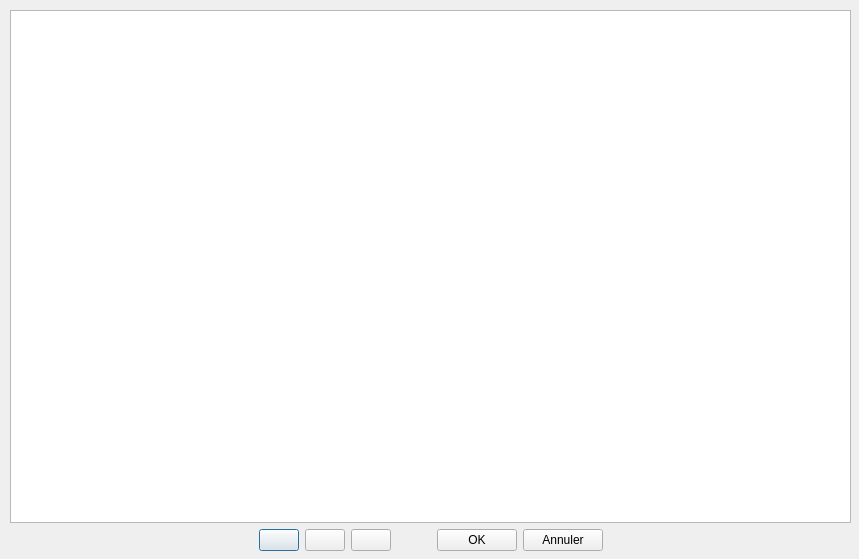
<?xml version="1.0" encoding="UTF-8"?>
<ui version="4.0">
 <class>CFenetreGestionProduit</class>
 <widget class="QDialog" name="CFenetreGestionProduit">
  <property name="geometry">
   <rect>
    <x>0</x>
    <y>0</y>
    <width>859</width>
    <height>559</height>
   </rect>
  </property>
  <property name="windowTitle">
   <string>KFet - Gestion de produit</string>
  </property>
  <property name="modal">
   <bool>true</bool>
  </property>
  <widget class="QWidget" name="verticalLayoutWidget_2">
   <property name="geometry">
    <rect>
     <x>10</x>
     <y>10</y>
     <width>841</width>
     <height>541</height>
    </rect>
   </property>
   <layout class="QVBoxLayout" name="verticalLayout_2">
    <item>
     <widget class="QTableWidget" name="ptwFGPtableProduct">
      <property name="alternatingRowColors">
       <bool>true</bool>
      </property>
      <property name="selectionMode">
       <enum>QAbstractItemView::SingleSelection</enum>
      </property>
      <property name="selectionBehavior">
       <enum>QAbstractItemView::SelectRows</enum>
      </property>
      <property name="textElideMode">
       <enum>Qt::ElideNone</enum>
      </property>
      <property name="sortingEnabled">
       <bool>true</bool>
      </property>
      <attribute name="horizontalHeaderCascadingSectionResizes">
       <bool>false</bool>
      </attribute>
      <attribute name="horizontalHeaderStretchLastSection">
       <bool>true</bool>
      </attribute>
      <attribute name="verticalHeaderVisible">
       <bool>false</bool>
      </attribute>
      <attribute name="verticalHeaderCascadingSectionResizes">
       <bool>true</bool>
      </attribute>
      <attribute name="verticalHeaderShowSortIndicator" stdset="0">
       <bool>false</bool>
      </attribute>
      <attribute name="verticalHeaderStretchLastSection">
       <bool>false</bool>
      </attribute>
     </widget>
    </item>
    <item>
     <layout class="QHBoxLayout" name="horizontalLayout">
      <item>
       <spacer name="horizontalSpacer_3">
        <property name="orientation">
         <enum>Qt::Horizontal</enum>
        </property>
        <property name="sizeHint" stdset="0">
         <size>
          <width>40</width>
          <height>20</height>
         </size>
        </property>
       </spacer>
      </item>
      <item>
       <layout class="QHBoxLayout" name="horizontalLayout_3">
        <item>
         <widget class="QPushButton" name="ppbFGPajouter">
          <property name="toolTip">
           <string>Ajouter</string>
          </property>
          <property name="text">
           <string/>
          </property>
          <property name="iconSize">
           <size>
            <width>48</width>
            <height>48</height>
           </size>
          </property>
         </widget>
        </item>
        <item>
         <widget class="QPushButton" name="ppbFGPsupprimer">
          <property name="toolTip">
           <string>Supprimer</string>
          </property>
          <property name="text">
           <string/>
          </property>
          <property name="iconSize">
           <size>
            <width>48</width>
            <height>48</height>
           </size>
          </property>
         </widget>
        </item>
        <item>
         <widget class="QPushButton" name="ppbFGPhistorique">
          <property name="toolTip">
           <string>Historique</string>
          </property>
          <property name="text">
           <string/>
          </property>
          <property name="iconSize">
           <size>
            <width>48</width>
            <height>48</height>
           </size>
          </property>
         </widget>
        </item>
       </layout>
      </item>
      <item>
       <spacer name="horizontalSpacer">
        <property name="orientation">
         <enum>Qt::Horizontal</enum>
        </property>
        <property name="sizeType">
         <enum>QSizePolicy::Fixed</enum>
        </property>
        <property name="sizeHint" stdset="0">
         <size>
          <width>40</width>
          <height>20</height>
         </size>
        </property>
       </spacer>
      </item>
      <item>
       <widget class="QPushButton" name="ppbFGPok">
        <property name="text">
         <string>OK</string>
        </property>
       </widget>
      </item>
      <item>
       <widget class="QPushButton" name="ppbFGPannuler">
        <property name="text">
         <string>Annuler</string>
        </property>
       </widget>
      </item>
      <item>
       <spacer name="horizontalSpacer_2">
        <property name="orientation">
         <enum>Qt::Horizontal</enum>
        </property>
        <property name="sizeType">
         <enum>QSizePolicy::MinimumExpanding</enum>
        </property>
        <property name="sizeHint" stdset="0">
         <size>
          <width>40</width>
          <height>20</height>
         </size>
        </property>
       </spacer>
      </item>
     </layout>
    </item>
   </layout>
  </widget>
 </widget>
 <resources/>
 <connections>
  <connection>
   <sender>ppbFGPannuler</sender>
   <signal>clicked()</signal>
   <receiver>CFenetreGestionProduit</receiver>
   <slot>close()</slot>
   <hints>
    <hint type="sourcelabel">
     <x>392</x>
     <y>552</y>
    </hint>
    <hint type="destinationlabel">
     <x>220</x>
     <y>283</y>
    </hint>
   </hints>
  </connection>
 </connections>
</ui>
